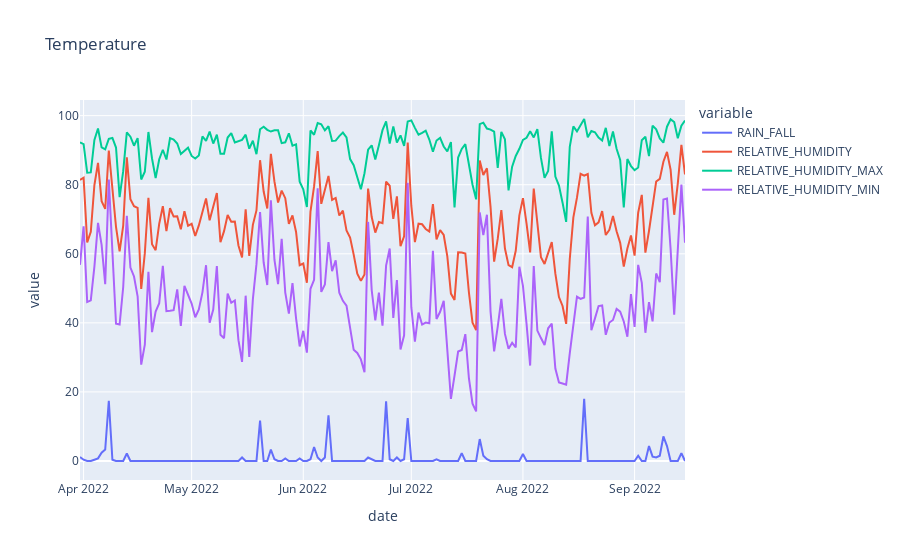

The cell this chart's notebook holds for it:
### Code cell
fig = df_weather_horaire.plot(x='date', y=df_weather_horaire.columns[1:5], title='Temperature')
fig.show()

### Figure 1 — Plotly figure (JSON) as saved in the notebook; plotly's stock layout.template omitted (floating-point values rounded to 4 significant figures; data arrays with more than 128 entries replaced by an {"elided": "..."} marker saying what was removed)
{"data": [{"hovertemplate": "variable=RAIN_FALL<br>date=%{x}<br>value=%{y}<extra></extra>", "legendgroup": "RAIN_FALL", "line": {"color": "#636efa", "dash": "solid"}, "marker": {"symbol": "circle"}, "mode": "lines", "name": "RAIN_FALL", "orientation": "v", "showlegend": true, "type": "scatter", "x": {"elided": "169 str values"}, "xaxis": "x", "y": {"elided": "169 float values"}, "yaxis": "y"}, {"hovertemplate": "variable=RELATIVE_HUMIDITY<br>date=%{x}<br>value=%{y}<extra></extra>", "legendgroup": "RELATIVE_HUMIDITY", "line": {"color": "#EF553B", "dash": "solid"}, "marker": {"symbol": "circle"}, "mode": "lines", "name": "RELATIVE_HUMIDITY", "orientation": "v", "showlegend": true, "type": "scatter", "x": {"elided": "169 str values"}, "xaxis": "x", "y": {"elided": "169 float values"}, "yaxis": "y"}, {"hovertemplate": "variable=RELATIVE_HUMIDITY_MAX<br>date=%{x}<br>value=%{y}<extra></extra>", "legendgroup": "RELATIVE_HUMIDITY_MAX", "line": {"color": "#00cc96", "dash": "solid"}, "marker": {"symbol": "circle"}, "mode": "lines", "name": "RELATIVE_HUMIDITY_MAX", "orientation": "v", "showlegend": true, "type": "scatter", "x": {"elided": "169 str values"}, "xaxis": "x", "y": {"elided": "169 float values"}, "yaxis": "y"}, {"hovertemplate": "variable=RELATIVE_HUMIDITY_MIN<br>date=%{x}<br>value=%{y}<extra></extra>", "legendgroup": "RELATIVE_HUMIDITY_MIN", "line": {"color": "#ab63fa", "dash": "solid"}, "marker": {"symbol": "circle"}, "mode": "lines", "name": "RELATIVE_HUMIDITY_MIN", "orientation": "v", "showlegend": true, "type": "scatter", "x": {"elided": "169 str values"}, "xaxis": "x", "y": {"elided": "169 float values"}, "yaxis": "y"}], "layout": {"legend": {"title": {"text": "variable"}, "tracegroupgap": 0}, "title": {"text": "Temperature"}, "xaxis": {"anchor": "y", "domain": [0, 1], "title": {"text": "date"}}, "yaxis": {"anchor": "x", "domain": [0, 1], "title": {"text": "value"}}}}
